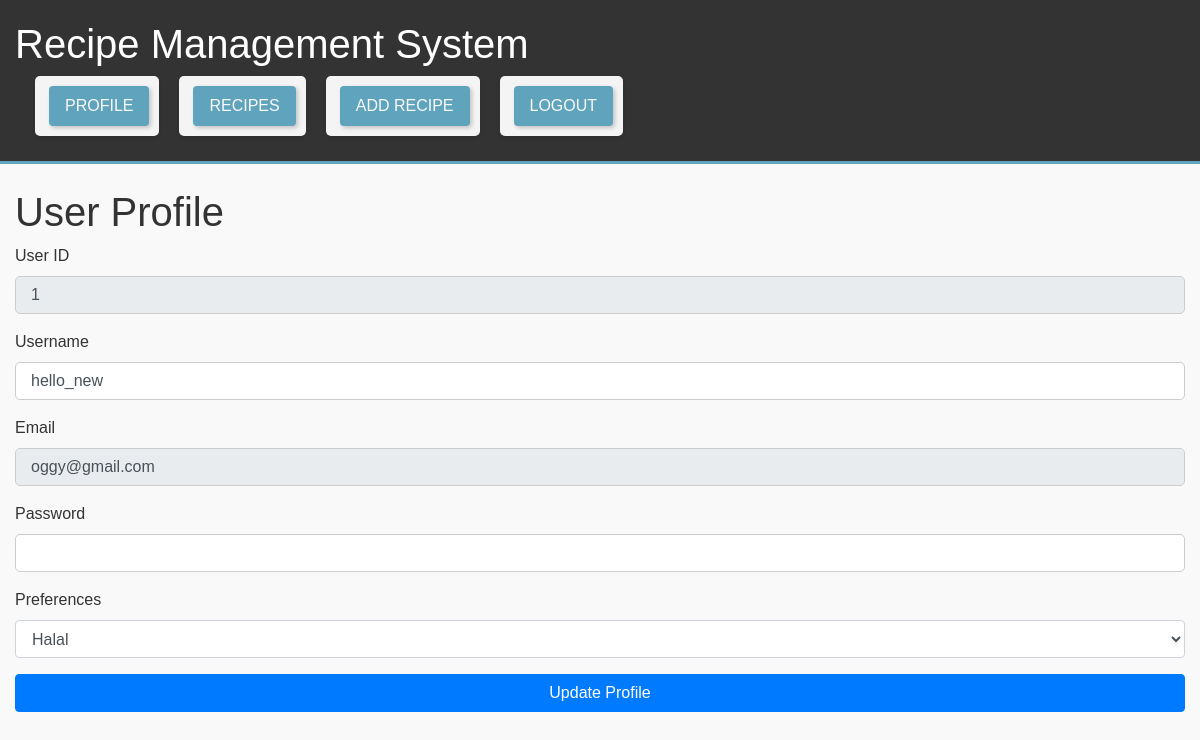
Screenshot of /profile (signed in) with the database file from the repository.
### models.py (models this page shows)
class Users(db.Model, UserMixin):
    user_id = db.Column(db.Integer, primary_key=True)
    username = db.Column(db.String(255), unique=True, nullable=False)
    email = db.Column(db.String(255), unique=True, nullable=False)
    password = db.Column(db.String(255), nullable=False)
    preference = db.Column(db.Text)
    recipes = db.relationship('Recipes', backref='user', lazy=True)
    interactions = db.relationship('Interactions', backref='user', lazy=True)

### app.py (the view, shortened to what this page needs)
@app.route('/profile', methods=['GET', 'POST'])
def profile():
    user_id = session.get('user_id')
    if not user_id:
        flash('You must be logged in to view this page', 'warning')
        return redirect(url_for('login'))
    user = Users.query.get(user_id)
    form = ProfileForm(obj=user)
    form.password.data = user.password
    return render_template('profile.html', form=form, user=user)

### forms.py
class ProfileForm(FlaskForm):
    username = StringField('Username', validators=[DataRequired(), Length(min=2, max=20)])
    email = StringField('Email', validators=[DataRequired(), Email()])
    password = PasswordField('Password', validators=[DataRequired()])
    preference = SelectField('Food Preferences', choices=[('no Preference', 'No Preference'), ('halal', 'Halal'), ('kosher', 'Kosher'), ('vegetarian', 'Vegetarian'), ('vegan', 'Vegan'), ('pescatarian', 'Pescatarian')], validators=[DataRequired()])
    submit = SubmitField('Update')

### templates/profile.html (shortened to what this page needs)
{% extends "base.html" %}
{% block content %}
    <h1>User Profile</h1>
    <form method="POST">
        <div class="form-group">
            <label for="user_id">User ID</label>
            <input type="text" id="user_id" value="{{ user.user_id }}" class="form-control" readonly>
        </div>
        <div class="form-group">
            <label for="username">Username</label>
            {{ form.username(class="form-control", required=True) }}
        </div>
        <div class="form-group">
            <label for="email">Email</label>
            {{ form.email(class="form-control", readonly=True) }}
        </div>
        <div class="form-group">
            <label for="password">Password</label>
            {{ form.password(class="form-control", required=True) }}
        </div>
        <div class="form-group">
            <label for="preference">Preferences</label>
            {{ form.preference(class="form-control") }}
        </div>
        <button type="submit" class="btn btn-primary">Update Profile</button>
    </form>
{% endblock %}

### static/styles.css (style rules this page uses)
body { font-family: 'Arial', sans-serif; margin: 0; padding: 0; background-color: #f9f9f9; color: #333; }
input[type="text"], input[type="email"], input[type="password"], button, input[type="submit"], select { width: 100%; padding: 15px; margin-bottom: 15px; border-radius: 5px; border: 1px solid #ccc; box-sizing: border-box; }
input[type="submit"], button { background-color: #5cb85c; color: white; border: none; cursor: pointer; transition: background-color 0.3s ease; }
div { margin-bottom: 10px; }

### rows the page displays
Users: user_id "1", username "hello_new", email "oggy@gmail.com", preference "Halal"
